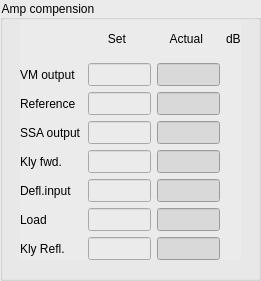
   <widget class="QGroupBox" name="groupBox_Amp_comp">
    <property name="geometry">
     <rect>
      <x>140</x>
      <y>20</y>
      <width>261</width>
      <height>281</height>
     </rect>
    </property>
    <property name="styleSheet">
     <string notr="true">background-color: rgb(235, 235, 235);</string>
    </property>
    <property name="title">
     <string>Amp compension</string>
    </property>
    <widget class="QWidget" name="layoutWidget">
     <property name="geometry">
      <rect>
       <x>20</x>
       <y>20</y>
       <width>221</width>
       <height>240</height>
      </rect>
     </property>
     <layout class="QGridLayout" name="gridLayout_3">
      <item row="0" column="1">
       <widget class="QLabel" name="label_110">
        <property name="font">
         <font>
          <family>Arial</family>
          <pointsize>9</pointsize>
          <weight>50</weight>
          <bold>false</bold>
         </font>
        </property>
        <property name="text">
         <string>      Set</string>
        </property>
       </widget>
      </item>
      <item row="0" column="2">
       <widget class="QLabel" name="label_111">
        <property name="font">
         <font>
          <family>Arial</family>
          <pointsize>9</pointsize>
          <weight>50</weight>
          <bold>false</bold>
         </font>
        </property>
        <property name="text">
         <string>    Actual</string>
        </property>
       </widget>
      </item>
      <item row="0" column="3">
       <widget class="QLabel" name="label_123">
        <property name="font">
         <font>
          <family>Arial</family>
          <pointsize>9</pointsize>
          <weight>50</weight>
          <bold>false</bold>
         </font>
        </property>
        <property name="text">
         <string>dB</string>
        </property>
       </widget>
      </item>
      <item row="1" column="0">
       <widget class="QLabel" name="label_117">
        <property name="font">
         <font>
          <family>Arial</family>
          <pointsize>9</pointsize>
          <weight>50</weight>
          <bold>false</bold>
         </font>
        </property>
        <property name="text">
         <string>VM output</string>
        </property>
       </widget>
      </item>
      <item row="1" column="1">
       <widget class="QLineEdit" name="lineEdit_AC_VMset">
        <property name="font">
         <font>
          <family>Arial</family>
          <pointsize>10</pointsize>
          <weight>50</weight>
          <bold>false</bold>
         </font>
        </property>
        <property name="text">
         <string/>
        </property>
       </widget>
      </item>
      <item row="1" column="2">
       <widget class="QLineEdit" name="lineEdit_AC_VMact">
        <property name="font">
         <font>
          <family>Arial</family>
          <pointsize>10</pointsize>
          <weight>50</weight>
          <bold>false</bold>
         </font>
        </property>
        <property name="styleSheet">
         <string notr="true">background-color: rgb(217, 217, 217);</string>
        </property>
       </widget>
      </item>
      <item row="2" column="0">
       <widget class="QLabel" name="label_118">
        <property name="font">
         <font>
          <family>Arial</family>
          <pointsize>9</pointsize>
          <weight>50</weight>
          <bold>false</bold>
         </font>
        </property>
        <property name="text">
         <string>Reference</string>
        </property>
       </widget>
      </item>
      <item row="2" column="1">
       <widget class="QLineEdit" name="lineEdit_AC_Refset">
        <property name="font">
         <font>
          <family>Arial</family>
          <pointsize>10</pointsize>
          <weight>50</weight>
          <bold>false</bold>
         </font>
        </property>
        <property name="text">
         <string/>
        </property>
       </widget>
      </item>
      <item row="2" column="2">
       <widget class="QLineEdit" name="lineEdit_AC_Refact">
        <property name="font">
         <font>
          <family>Arial</family>
          <pointsize>10</pointsize>
          <weight>50</weight>
          <bold>false</bold>
         </font>
        </property>
        <property name="styleSheet">
         <string notr="true">background-color: rgb(217, 217, 217);</string>
        </property>
       </widget>
      </item>
      <item row="3" column="0">
       <widget class="QLabel" name="label_120">
        <property name="font">
         <font>
          <family>Arial</family>
          <pointsize>9</pointsize>
          <weight>50</weight>
          <bold>false</bold>
         </font>
        </property>
        <property name="text">
         <string>SSA output</string>
        </property>
       </widget>
      </item>
      <item row="3" column="1">
       <widget class="QLineEdit" name="lineEdit_AC_SSAset">
        <property name="font">
         <font>
          <family>Arial</family>
          <pointsize>10</pointsize>
          <weight>50</weight>
          <bold>false</bold>
         </font>
        </property>
        <property name="text">
         <string/>
        </property>
       </widget>
      </item>
      <item row="3" column="2">
       <widget class="QLineEdit" name="lineEdit_AC_SSAact">
        <property name="font">
         <font>
          <family>Arial</family>
          <pointsize>10</pointsize>
          <weight>50</weight>
          <bold>false</bold>
         </font>
        </property>
        <property name="styleSheet">
         <string notr="true">background-color: rgb(217, 217, 217);</string>
        </property>
       </widget>
      </item>
      <item row="4" column="0">
       <widget class="QLabel" name="label_122">
        <property name="font">
         <font>
          <family>Arial</family>
          <pointsize>9</pointsize>
          <weight>50</weight>
          <bold>false</bold>
         </font>
        </property>
        <property name="text">
         <string>Kly fwd.</string>
        </property>
       </widget>
      </item>
      <item row="4" column="1">
       <widget class="QLineEdit" name="lineEdit_AC_Klyset">
        <property name="font">
         <font>
          <family>Arial</family>
          <pointsize>10</pointsize>
          <weight>50</weight>
          <bold>false</bold>
         </font>
        </property>
        <property name="text">
         <string/>
        </property>
       </widget>
      </item>
      <item row="4" column="2">
       <widget class="QLineEdit" name="lineEdit_AC_Klyact">
        <property name="font">
         <font>
          <family>Arial</family>
          <pointsize>10</pointsize>
          <weight>50</weight>
          <bold>false</bold>
         </font>
        </property>
        <property name="styleSheet">
         <string notr="true">background-color: rgb(217, 217, 217);</string>
        </property>
       </widget>
      </item>
      <item row="5" column="0">
       <widget class="QLabel" name="label_121">
        <property name="font">
         <font>
          <family>Arial</family>
          <pointsize>9</pointsize>
          <weight>50</weight>
          <bold>false</bold>
         </font>
        </property>
        <property name="text">
         <string>Defl.input</string>
        </property>
       </widget>
      </item>
      <item row="5" column="1">
       <widget class="QLineEdit" name="lineEdit_AC_Deflset">
        <property name="font">
         <font>
          <family>Arial</family>
          <pointsize>10</pointsize>
          <weight>50</weight>
          <bold>false</bold>
         </font>
        </property>
        <property name="text">
         <string/>
        </property>
       </widget>
      </item>
      <item row="5" column="2">
       <widget class="QLineEdit" name="lineEdit_AC_Deflact">
        <property name="font">
         <font>
          <family>Arial</family>
          <pointsize>10</pointsize>
          <weight>50</weight>
          <bold>false</bold>
         </font>
        </property>
        <property name="styleSheet">
         <string notr="true">background-color: rgb(217, 217, 217);</string>
        </property>
       </widget>
      </item>
      <item row="6" column="0">
       <widget class="QLabel" name="label_119">
        <property name="font">
         <font>
          <family>Arial</family>
          <pointsize>9</pointsize>
          <weight>50</weight>
          <bold>false</bold>
         </font>
        </property>
        <property name="text">
         <string>Load</string>
        </property>
       </widget>
      </item>
      <item row="6" column="1">
       <widget class="QLineEdit" name="lineEdit_AC_loadset">
        <property name="font">
         <font>
          <family>Arial</family>
          <pointsize>10</pointsize>
          <weight>50</weight>
          <bold>false</bold>
         </font>
        </property>
        <property name="text">
         <string/>
        </property>
       </widget>
      </item>
      <item row="6" column="2">
       <widget class="QLineEdit" name="lineEdit_AC_loadact">
        <property name="font">
         <font>
          <family>Arial</family>
          <pointsize>10</pointsize>
          <weight>50</weight>
          <bold>false</bold>
         </font>
        </property>
        <property name="styleSheet">
         <string notr="true">background-color: rgb(217, 217, 217);</string>
        </property>
       </widget>
      </item>
      <item row="7" column="0">
       <widget class="QLabel" name="label_129">
        <property name="font">
         <font>
          <family>Arial</family>
          <pointsize>9</pointsize>
          <weight>50</weight>
          <bold>false</bold>
         </font>
        </property>
        <property name="text">
         <string>Kly Refl.</string>
        </property>
       </widget>
      </item>
      <item row="7" column="1">
       <widget class="QLineEdit" name="lineEdit_AC_Klyreset">
        <property name="font">
         <font>
          <family>Arial</family>
          <pointsize>10</pointsize>
          <weight>50</weight>
          <bold>false</bold>
         </font>
        </property>
        <property name="text">
         <string/>
        </property>
       </widget>
      </item>
      <item row="7" column="2">
       <widget class="QLineEdit" name="lineEdit_AC_Klyreact">
        <property name="font">
         <font>
          <family>Arial</family>
          <pointsize>10</pointsize>
          <weight>50</weight>
          <bold>false</bold>
         </font>
        </property>
        <property name="styleSheet">
         <string notr="true">background-color: rgb(217, 217, 217);</string>
        </property>
       </widget>
      </item>
     </layout>
    </widget>
    <zorder>layoutWidget</zorder>
    <zorder>groupBox_VM</zorder>
   </widget>
